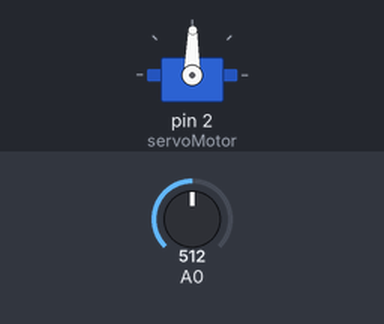
Recording of a sketch running on a simulated Arduino Uno, built with avr-gcc and run on an emulated ATmega328P. Parts: servo. Inputs (shaded band) come from the test bench; at power-on: A0 = 512.

Above: at 1.2 s.
1.3 s: A0 set to 716
At 1.9 s:
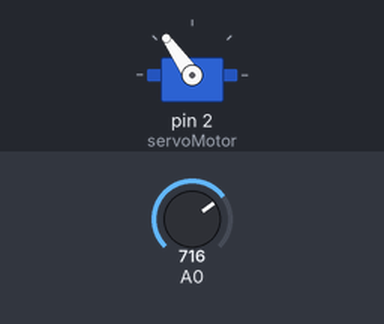
2.8 s: A0 set to 900
At 4.0 s:
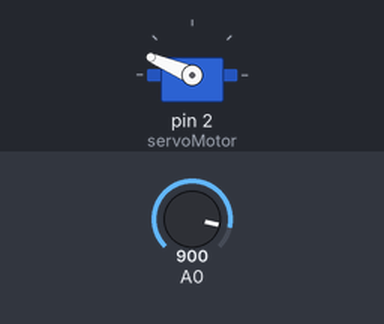
4.3 s: A0 set to 1023
At 5.5 s:
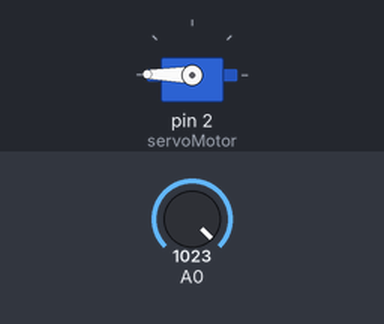
5.8 s: A0 set to 306
At 6.4 s:
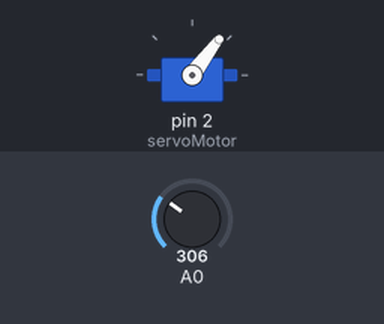
7.3 s: A0 set to 122
At 7.8 s:
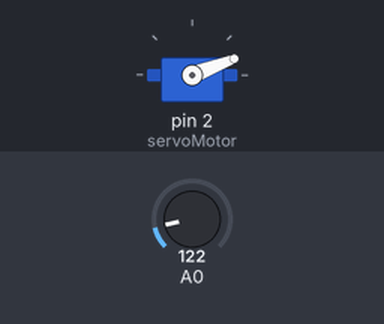
8.8 s: A0 set to 511
At 9.9 s:
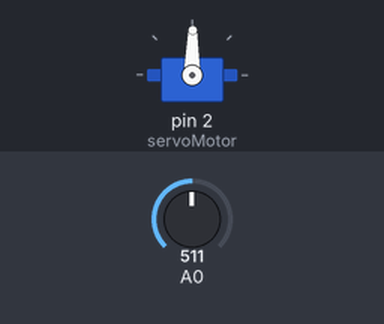
Timing chart, 0 to 11.3 s (numbered marks = the images above; inputs shaded):
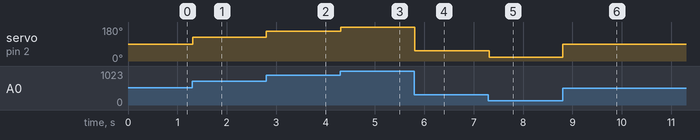

Measured:
- after the input at 1.3 s, servo on pin 2 (servoMotor): 89° → 125° at once
- after the input at 2.8 s, servo on pin 2 (servoMotor): 125° → 157° at once
- after the input at 4.3 s, servo on pin 2 (servoMotor): 157° → 179° at once
- after the input at 5.8 s, servo on pin 2 (servoMotor): 179° → 53° at once
- after the input at 7.3 s, servo on pin 2 (servoMotor): 53° → 21° at once
- after the input at 8.8 s, servo on pin 2 (servoMotor): 21° → 89° at once

The sketch:

servomotor1.ino
```cpp
// C++ code
//

#include <Servo.h>

Servo servoMotor;
int pos, potencia;

void setup(){
  servoMotor.attach(2);
  servoMotor.write(0);
  Serial.begin(9600);
}

void loop(){

  potencia = analogRead(A0);

  pos = map(potencia, 0, 1023, 0, 179);

  servoMotor.write(pos);

  delay(15);

}

  
```
